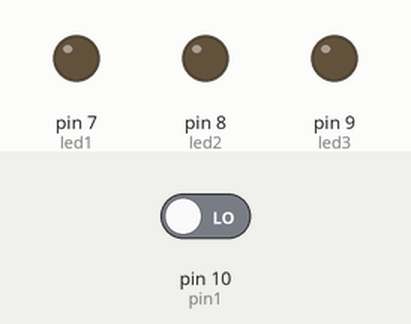
This sketch was run on a simulated Arduino Uno, built with avr-gcc and run on an emulated ATmega328P. Shown: output pins drawn as LEDs (lit = HIGH). The test bench sets the inputs (shaded band); at power-on: pin 10 (pin1) LOW.

Above: at 1.2 s.
1.3 s: pin 10 (pin1) driven HIGH
At 1.8 s:
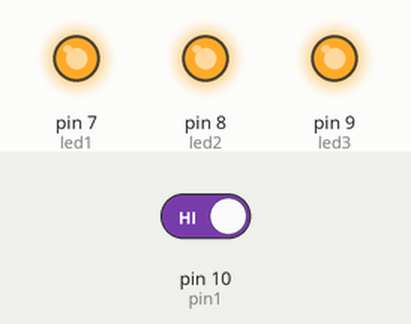
At 2.45 s:
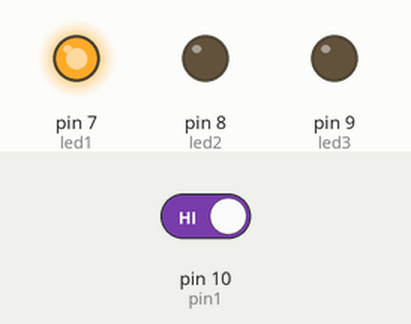
4.3 s: pin 10 (pin1) driven LOW
At 5.27 s:
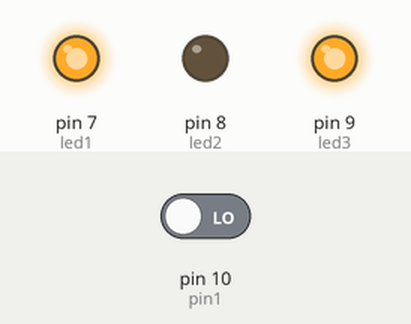
Timing chart, 0 to 7.3 s (numbered marks = the images above; inputs shaded):
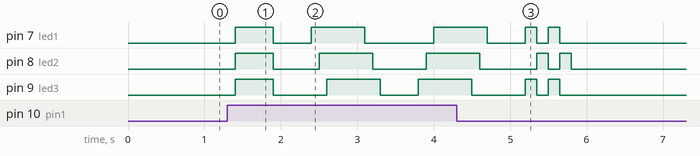

Measured:
- after the input at 1.3 s, pin 7 (led1): goes HIGH 0.50 s, LOW 0.50 s, HIGH 0.70 s, LOW 0.90 s, then HIGH, starting after 0.10 s; pin 8 (led2): goes HIGH 0.50 s, LOW 0.60 s, HIGH 0.70 s, LOW 0.70 s, then HIGH, starting after 0.10 s; pin 9 (led3): goes HIGH 0.50 s, LOW 0.70 s, HIGH 0.70 s, LOW 0.50 s, then HIGH, starting after 0.10 s
- after the input at 4.3 s, pin 7 (led1), pin 9 (led3): goes on until 5.7 s, then stays LOW; pin 8 (led2): goes on until 5.8 s, then stays LOW

The sketch:

LEDbutton.ino
```cpp
// code by @Endruvz on Youtube

int led1 = 7;
int led2 = 8;
int led3 = 9;
int pin1 = 10;

bool pressed = false;


void setup() {
  // put your setup code here, to run once:
  Serial.begin(9600);
  pinMode(led1,  OUTPUT);
  pinMode(led2, OUTPUT);
  pinMode(led3, OUTPUT);
  pinMode(pin1, INPUT);
}

void loop() {
  // put your main code here, to run repeatedly:
  if(digitalRead(pin1) == 1) // checks if you pressed the button
  {
    pressed = true;
  }


  if (pressed)
  {
    AllOnOff(); // you can add more funcitons to make the show last longer
    LeftRight();
    RightLeft();
    Checkered();
    pressed = false;
  }
  delay(200);


}

  void AllOnOff() // turns every single led on and off
  {
    digitalWrite(led1, HIGH);
    digitalWrite(led2, HIGH);
    digitalWrite(led3, HIGH);
    delay(500);
    digitalWrite(led1, LOW);
    digitalWrite(led2, LOW);
    digitalWrite(led3, LOW);
    delay(500);
  }

  void LeftRight() // turns leds on and off from left to right
  {
    digitalWrite(led1, HIGH);
    delay(100);
    digitalWrite(led2, HIGH);
    delay(100);
    digitalWrite(led3, HIGH);
    delay(500);
    digitalWrite(led1, LOW);
    delay(100);
    digitalWrite(led2, LOW);
    delay(100);
    digitalWrite(led3, LOW);
    delay(500);
  }

  void RightLeft() // turns leds on and off from right to left
  {
    digitalWrite(led3, HIGH);
    delay(100);
    digitalWrite(led2, HIGH);
    delay(100);
    digitalWrite(led1, HIGH);
    delay(500);
    digitalWrite(led3, LOW);
    delay(100);
    digitalWrite(led2, LOW);
    delay(100);
    digitalWrite(led1, LOW);
    delay(500);
  }

  void Checkered() // turns leds on and off in a checkered pattern
  {
    digitalWrite(led1, HIGH);
    digitalWrite(led2, LOW);
    digitalWrite(led3, HIGH);
    delay(150);
    digitalWrite(led1, LOW);
    digitalWrite(led2, HIGH);
    digitalWrite(led3, LOW);
    delay(150);
    digitalWrite(led1, HIGH);
    digitalWrite(led2, LOW);
    digitalWrite(led3, HIGH);
    delay(150);
    digitalWrite(led1, LOW);
    digitalWrite(led2, HIGH);
    digitalWrite(led3, LOW);
    delay(150);
    digitalWrite(led1, LOW);
    digitalWrite(led2, LOW);
    digitalWrite(led3, LOW);
    delay(500);
  }
```
